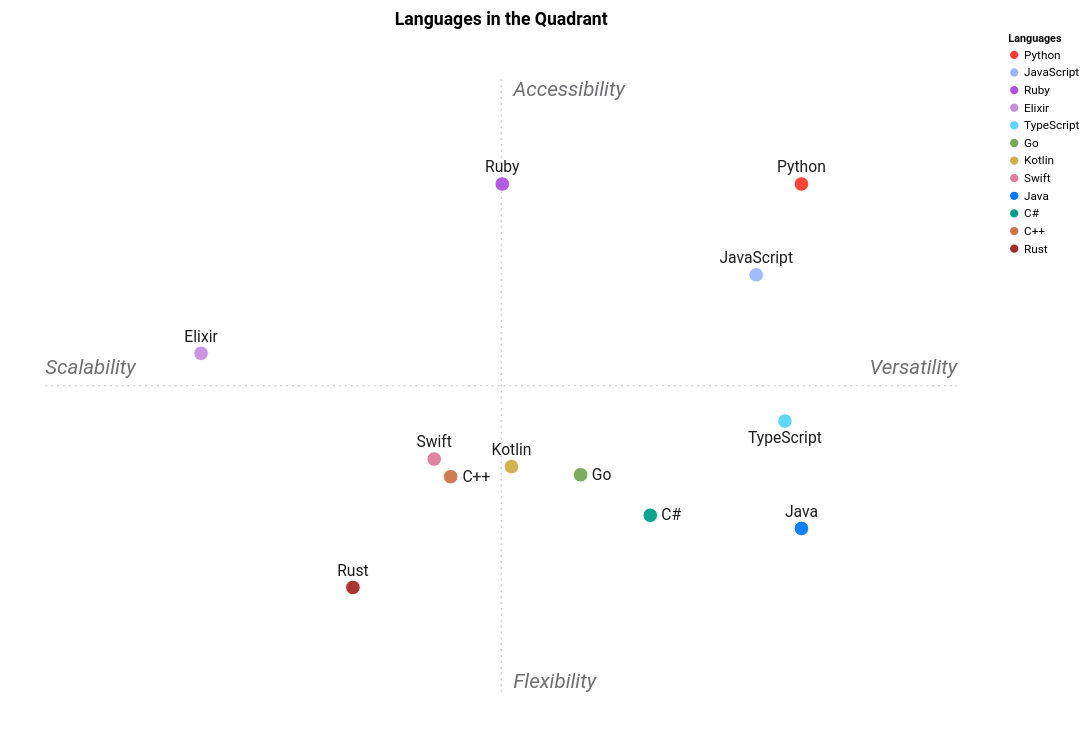

The Vega-Lite source for this figure:
### Vega-Lite specification from a JSON file in a GitHub repository (floating-point values rounded to 4 significant figures)
{"$schema": "https://vega.github.io/schema/vega-lite/v5.json", "title": {"text": "Languages in the Quadrant", "font": "Roboto, -apple-system, Helvetica, Arial, sans-serif", "fontSize": 18}, "background": null, "width": 1000, "height": 720, "autosize": {"type": "pad", "resize": true}, "config": {"font": "Roboto, -apple-system, Helvetica, Arial, sans-serif", "padding": 12, "view": {"stroke": null}, "axis": {"grid": false, "domain": false, "ticks": false, "labels": false, "labelFont": "Roboto, -apple-system, Helvetica, Arial, sans-serif", "titleFont": "Roboto, -apple-system, Helvetica, Arial, sans-serif"}, "text": {"font": "Roboto, -apple-system, Helvetica, Arial, sans-serif"}}, "layer": [{"data": {"values": [{}]}, "mark": {"type": "rule", "color": "#C7C7CC", "size": 1.2, "strokeDash": [2, 4]}, "encoding": {"x": {"datum": -3.726, "type": "quantitative", "scale": {"domain": [-3.802, 3.802]}, "axis": {"domain": false, "ticks": false, "labels": false, "grid": false, "title": null}}, "x2": {"datum": 3.726}, "y": {"datum": 0, "type": "quantitative", "scale": {"domain": [-4.436, 4.436]}, "axis": {"domain": false, "ticks": false, "labels": false, "grid": false, "title": null}}, "y2": {"datum": 0}}}, {"data": {"values": [{}]}, "mark": {"type": "rule", "color": "#C7C7CC", "size": 1.2, "strokeDash": [2, 4]}, "encoding": {"x": {"datum": 0, "type": "quantitative", "scale": {"domain": [-3.802, 3.802]}, "axis": {"domain": false, "ticks": false, "labels": false, "grid": false, "title": null}}, "x2": {"datum": 0}, "y": {"datum": -4.347, "type": "quantitative", "scale": {"domain": [-4.436, 4.436]}, "axis": {"domain": false, "ticks": false, "labels": false, "grid": false, "title": null}}, "y2": {"datum": 4.347}}}, {"data": {"values": [{"x": 3.726, "y": 0.1145, "t": "Versatility"}]}, "mark": {"type": "text", "fontSize": 21, "fontStyle": "italic", "color": "#6E6E73", "align": "right", "baseline": "bottom"}, "encoding": {"x": {"field": "x", "type": "quantitative", "scale": {"domain": [-3.802, 3.802]}, "axis": {"domain": false, "ticks": false, "labels": false, "grid": false, "title": null}}, "y": {"field": "y", "type": "quantitative", "scale": {"domain": [-4.436, 4.436]}, "axis": {"domain": false, "ticks": false, "labels": false, "grid": false, "title": null}}, "text": {"field": "t", "type": "nominal"}}}, {"data": {"values": [{"x": -3.726, "y": 0.1145, "t": "Scalability"}]}, "mark": {"type": "text", "fontSize": 21, "fontStyle": "italic", "color": "#6E6E73", "align": "left", "baseline": "bottom"}, "encoding": {"x": {"field": "x", "type": "quantitative", "scale": {"domain": [-3.802, 3.802]}, "axis": {"domain": false, "ticks": false, "labels": false, "grid": false, "title": null}}, "y": {"field": "y", "type": "quantitative", "scale": {"domain": [-4.436, 4.436]}, "axis": {"domain": false, "ticks": false, "labels": false, "grid": false, "title": null}}, "text": {"field": "t", "type": "nominal"}}}, {"data": {"values": [{"x": 0.09812, "y": 4.347, "t": "Accessibility"}]}, "mark": {"type": "text", "fontSize": 21, "fontStyle": "italic", "color": "#6E6E73", "align": "left", "baseline": "top"}, "encoding": {"x": {"field": "x", "type": "quantitative", "scale": {"domain": [-3.802, 3.802]}, "axis": {"domain": false, "ticks": false, "labels": false, "grid": false, "title": null}}, "y": {"field": "y", "type": "quantitative", "scale": {"domain": [-4.436, 4.436]}, "axis": {"domain": false, "ticks": false, "labels": false, "grid": false, "title": null}}, "text": {"field": "t", "type": "nominal"}}}, {"data": {"values": [{"x": 0.09812, "y": -4.347, "t": "Flexibility"}]}, "mark": {"type": "text", "fontSize": 21, "fontStyle": "italic", "color": "#6E6E73", "align": "left", "baseline": "bottom"}, "encoding": {"x": {"field": "x", "type": "quantitative", "scale": {"domain": [-3.802, 3.802]}, "axis": {"domain": false, "ticks": false, "labels": false, "grid": false, "title": null}}, "y": {"field": "y", "type": "quantitative", "scale": {"domain": [-4.436, 4.436]}, "axis": {"domain": false, "ticks": false, "labels": false, "grid": false, "title": null}}, "text": {"field": "t", "type": "nominal"}}}, {"data": {"values": [{"name": "Python", "axis1": 2.453, "axis2": 2.862, "role": "best", "color": "#FF3B30", "label": "Python", "labelx": 2.453, "labely": 3.099}, {"name": "Rust", "axis1": -1.212, "axis2": -2.862, "role": "worst", "color": "#A52A2A", "label": "Rust", "labelx": -1.212, "labely": -2.625}, {"name": "Go", "axis1": 0.6482, "axis2": -1.262, "role": "competitor", "color": "#75A857", "label": "Go", "labelx": 0.8196, "labely": -1.262}, {"name": "JavaScript", "axis1": 2.084, "axis2": 1.573, "role": "competitor", "color": "#9CB7FF", "label": "JavaScript", "labelx": 2.084, "labely": 1.81}, {"name": "TypeScript", "axis1": 2.318, "axis2": -0.5016, "role": "competitor", "color": "#59D5FF", "label": "TypeScript", "labelx": 2.318, "labely": -0.7386}, {"name": "Java", "axis1": 2.453, "axis2": -2.025, "role": "right", "color": "#007AFF", "label": "Java", "labelx": 2.453, "labely": -1.788}, {"name": "C++", "axis1": -0.4136, "axis2": -1.29, "role": "competitor", "color": "#CC744A", "label": "C++", "labelx": -0.203, "labely": -1.29}, {"name": "C#", "axis1": 1.218, "axis2": -1.837, "role": "competitor", "color": "#009E89", "label": "C#", "labelx": 1.389, "labely": -1.837}, {"name": "Ruby", "axis1": 0.008386, "axis2": 2.862, "role": "top", "color": "#AF52DE", "label": "Ruby", "labelx": 0.008386, "labely": 3.099}, {"name": "Kotlin", "axis1": 0.08361, "axis2": -1.147, "role": "competitor", "color": "#D1AE49", "label": "Kotlin", "labelx": 0.08361, "labely": -0.9101}, {"name": "Swift", "axis1": -0.5479, "axis2": -1.041, "role": "competitor", "color": "#DF7D9D", "label": "Swift", "labelx": -0.5479, "labely": -0.8036}, {"name": "Elixir", "axis1": -2.453, "axis2": 0.4592, "role": "competitor", "color": "#C790DF", "label": "Elixir", "labelx": -2.453, "labely": 0.6961}]}, "mark": {"type": "point", "filled": true, "opacity": 0.95, "stroke": "white", "strokeWidth": 1, "size": 221}, "encoding": {"x": {"field": "axis1", "type": "quantitative", "scale": {"domain": [-3.802, 3.802]}, "axis": {"domain": false, "ticks": false, "labels": false, "grid": false, "title": null}}, "y": {"field": "axis2", "type": "quantitative", "scale": {"domain": [-4.436, 4.436]}, "axis": {"domain": false, "ticks": false, "labels": false, "grid": false, "title": null}}, "color": {"field": "name", "type": "nominal", "scale": {"domain": ["Python", "JavaScript", "Ruby", "Elixir", "TypeScript", "Go", "Kotlin", "Swift", "Java", "C#", "C++", "Rust"], "range": ["#FF3B30", "#9CB7FF", "#AF52DE", "#C790DF", "#59D5FF", "#75A857", "#D1AE49", "#DF7D9D", "#007AFF", "#009E89", "#CC744A", "#A52A2A"]}, "legend": {"title": "Languages", "symbolLimit": 0, "labelFontSize": 12, "symbolOpacity": 1}}, "tooltip": [{"field": "name", "type": "nominal"}, {"field": "role", "type": "nominal"}, {"field": "axis1", "type": "quantitative", "format": ".2f"}, {"field": "axis2", "type": "quantitative", "format": ".2f"}]}}, {"data": {"values": [{"name": "Python", "axis1": 2.453, "axis2": 2.862, "role": "best", "color": "#FF3B30", "label": "Python", "labelx": 2.453, "labely": 3.099}, {"name": "Rust", "axis1": -1.212, "axis2": -2.862, "role": "worst", "color": "#A52A2A", "label": "Rust", "labelx": -1.212, "labely": -2.625}, {"name": "Go", "axis1": 0.6482, "axis2": -1.262, "role": "competitor", "color": "#75A857", "label": "Go", "labelx": 0.8196, "labely": -1.262}, {"name": "JavaScript", "axis1": 2.084, "axis2": 1.573, "role": "competitor", "color": "#9CB7FF", "label": "JavaScript", "labelx": 2.084, "labely": 1.81}, {"name": "TypeScript", "axis1": 2.318, "axis2": -0.5016, "role": "competitor", "color": "#59D5FF", "label": "TypeScript", "labelx": 2.318, "labely": -0.7386}, {"name": "Java", "axis1": 2.453, "axis2": -2.025, "role": "right", "color": "#007AFF", "label": "Java", "labelx": 2.453, "labely": -1.788}, {"name": "C++", "axis1": -0.4136, "axis2": -1.29, "role": "competitor", "color": "#CC744A", "label": "C++", "labelx": -0.203, "labely": -1.29}, {"name": "C#", "axis1": 1.218, "axis2": -1.837, "role": "competitor", "color": "#009E89", "label": "C#", "labelx": 1.389, "labely": -1.837}, {"name": "Ruby", "axis1": 0.008386, "axis2": 2.862, "role": "top", "color": "#AF52DE", "label": "Ruby", "labelx": 0.008386, "labely": 3.099}, {"name": "Kotlin", "axis1": 0.08361, "axis2": -1.147, "role": "competitor", "color": "#D1AE49", "label": "Kotlin", "labelx": 0.08361, "labely": -0.9101}, {"name": "Swift", "axis1": -0.5479, "axis2": -1.041, "role": "competitor", "color": "#DF7D9D", "label": "Swift", "labelx": -0.5479, "labely": -0.8036}, {"name": "Elixir", "axis1": -2.453, "axis2": 0.4592, "role": "competitor", "color": "#C790DF", "label": "Elixir", "labelx": -2.453, "labely": 0.6961}]}, "transform": [{"filter": "datum.label != ''"}], "mark": {"type": "text", "align": "center", "baseline": "middle", "fontSize": 16, "color": "#1C1C1E"}, "encoding": {"x": {"field": "labelx", "type": "quantitative"}, "y": {"field": "labely", "type": "quantitative"}, "text": {"field": "label", "type": "nominal"}}}]}
